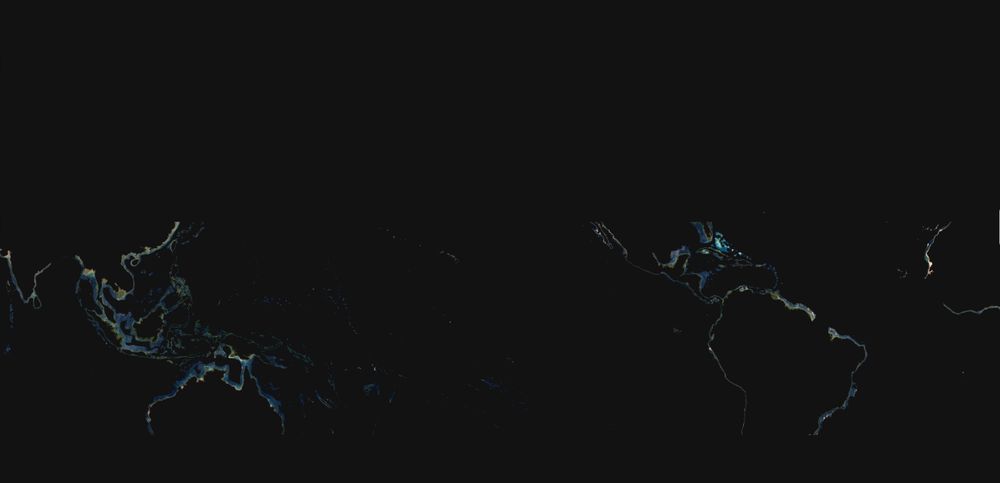
#> input picture data/gr2018.png, 1000 x 483 px, shrunk from 1483 x 717 before the run, found by its file name; the run also reads 2 pictures not shown here
$ python numofReef.py
#> lines starting #> are read from the running program, lines starting #| are printed output that depends on the picture
import cv2
import numpy as np
import matplotlib.pyplot as plt

imgList = [
    cv2.imread(r'D:/Program/reefStudy/data/gr2018.png'),
    cv2.imread(r'D:/Program/reefStudy/data/gr2019.png'),
    cv2.imread(r'D:/Program/reefStudy/data/gr2020.png')
]

plt.rcParams['font.sans-serif']=['SimHei']
plt.rcParams['axes.unicode_minus'] = False

def access_pixels(img):
    cnt = 0
    height = img.shape[0]        #将tuple中的元素取出，赋值给height，width，channels
    width = img.shape[1]
    channels = img.shape[2]
    for row in range(height):    #遍历每一行
        for col in range(width): #遍历每一列
            for channel in range(channels):    #遍历每个通道（二值化后只有一个通道）
                val = img[row][col][channel]
                if (val) >= 100:
                    cnt+=1
    return cnt

ans = []
for i in imgList:
    num = access_pixels(i)
    ans.append(num)
#> this loop made 3 passes
#> (height in access_pixels, width in access_pixels, num) on passes 1 to 3: (483, 1000, 1973), (481, 999, 2137), (483, 999, 1905)
#> after the loop, ans = [1973, 2137, 1905]
plt.plot(ans)
plt.title("2018-2020全球珊瑚礁存活数量(相对)")
plt.show()
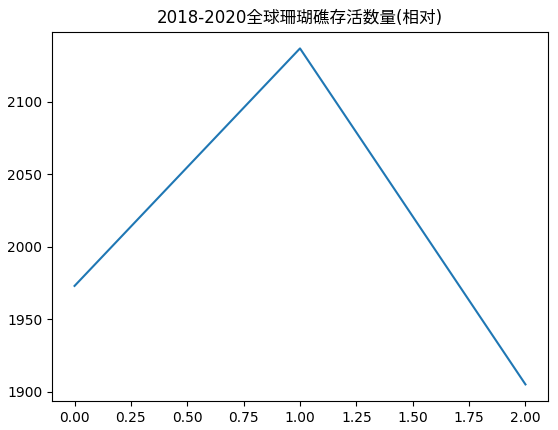
#> figure drawn by matplotlib, 1 panel
